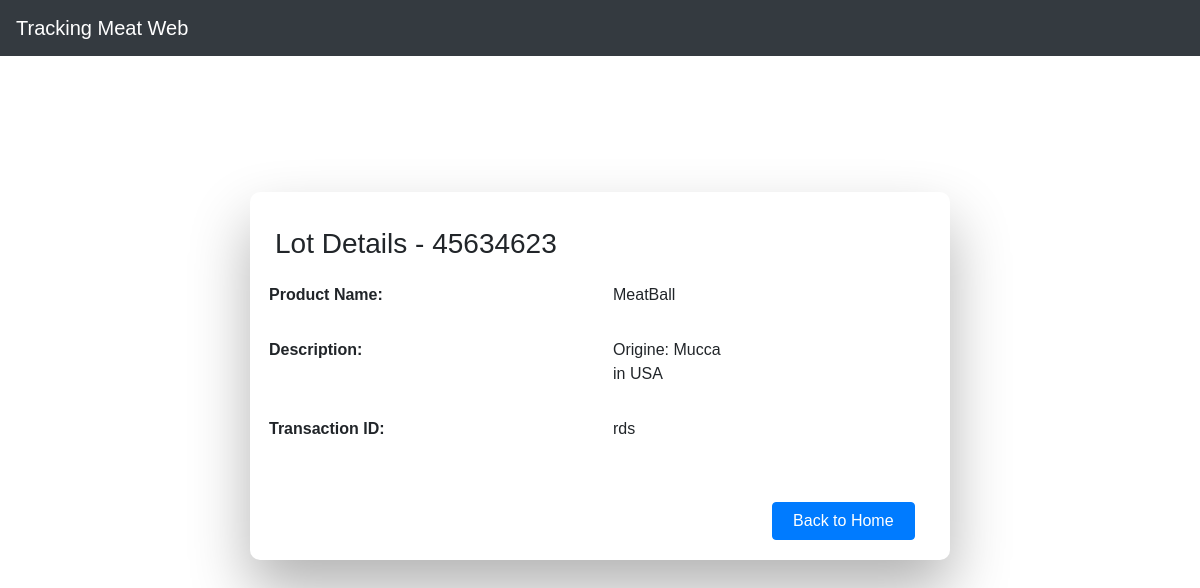
Page /details/3/ on the committed database.
### trackingPlatform/models.py (models this page shows, shortened)
class Lot(models.Model):
    created_by = models.ForeignKey(settings.AUTH_USER_MODEL, on_delete=models.DO_NOTHING)
    product_name = models.CharField(max_length=200)
    description = models.TextField()
    created_at = models.DateTimeField(default=timezone.now())
    track_code = models.CharField(max_length=8, default=None, null=True)
    txId = models.CharField(max_length=32, default=None, null=True)

### trackingPlatform/views.py (the view)
# urls.py: path('details/<int:pk>/', lot_details, name="lot_details"),
def lot_details(request, pk):
    lot = get_object_or_404(Lot, pk=pk)
    return render(request, 'trackingPlatform/lot_details.html', {'lot': lot})

### trackingPlatform/templates/trackingPlatform/lot_details.html (shortened to what this page needs)
{% extends 'trackingPlatform/base.html' %}
{% block content %}
    <div class="wrapper fadeInDown">
        <div style="max-width: 700px" id="formContent">
            <div class="container">
                <div class="tab row">
                    <div class="col-12">
                    <h3>Lot Details - {{ lot.track_code }}</h3>
                    </div>
                    <div class="col-6"><label>Product Name:</label></div>
                    <div class="col-6"><p>{{ lot.product_name }}</p></div>
                    <div class="col-6"><label>Description:</label></div>
                    <div class="col-6"><p>{{ lot.description|linebreaksbr }}</p></div>
                    <div class="col-6"><label>Transaction ID:</label></div>
                    <div class="col-6"><p>{{ lot.txId }}</p></div>
                    </div>
                    <div class="row justify-content-end">
                    <div class="col-4">
                        <a href="{% url 'home' %}">
                        <button class="btn btn-primary" type="submit" >Back to Home</button>
                            </a>
                    </div>
                    </div>
                </div>
            </div>
        </div>
{% endblock %}

### trackingPlatform/static/css/trackingPlatform.css (style rules this page uses)
body { font-family: "Poppins", sans-serif; height: 100vh; }
a { color: #92badd; display:inline-block; text-decoration: none; font-weight: 400; }
.wrapper { display: flex; align-items: center; flex-direction: column; justify-content: center; width: 100%; min-height: 80%; padding: 20px; }
#formContent { -webkit-border-radius: 10px 10px 10px 10px; border-radius: 10px 10px 10px 10px; background: #fff; padding: 30px; width: 90%; max-width: 400px; position: relative; padding: 0px; -webkit-box-shadow: 0 30px 60px 0 rgba(0,0,0,0.3); box-shadow: 0 30px 60px 0 rgba(0,0,0,0.3); text-align: center; }
.col-6, .field { -moz-hyphens:auto; -ms-hyphens:auto; -webkit-hyphens:auto; hyphens:auto; word-wrap:break-word; margin-left: -6px; }
.container { margin: 20px 20px 20px 10px; }
.row > div { margin-top:15px; }
.tab.row > div > label { font-weight:bold; }
.tab.row > div { text-align:left; }
.fadeInDown { -webkit-animation-name: fadeInDown; animation-name: fadeInDown; -webkit-animation-duration: 1s; animation-duration: 1s; -webkit-animation-fill-mode: both; animation-fill-mode: both; }
.btn { margin-top:30px; padding-right:20px; padding-left:20px; }

### rows in the picture
Lot: track_code "45634623", product_name "MeatBall", description "Origine: Mucca in USA", txId "rds"
